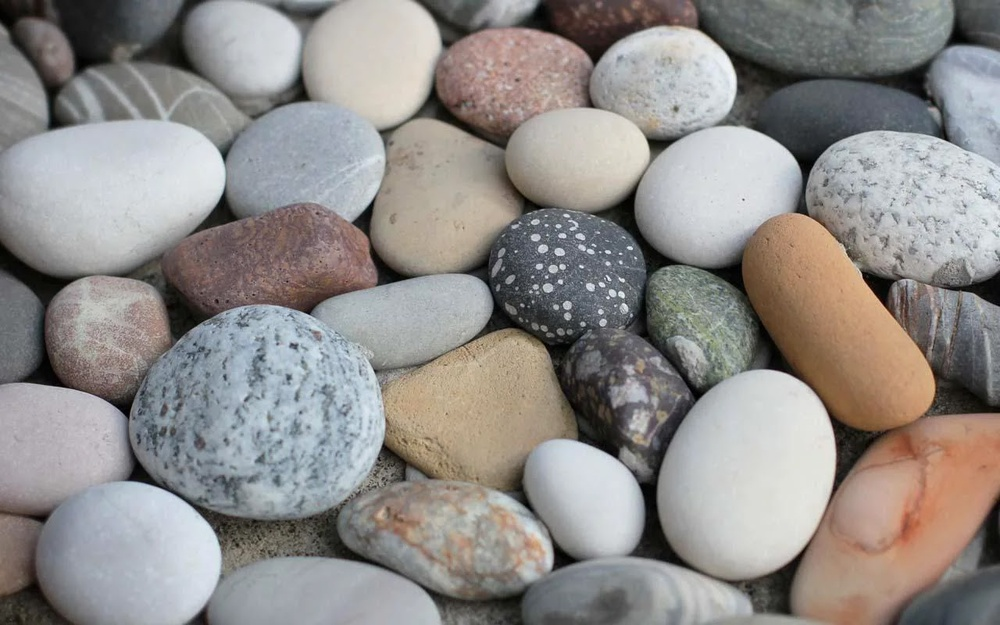
#> input picture Lab3/data/akmuo/stone1.jpg, 1000 x 625 px, shrunk from 1280 x 800 before the run; its folder holds only this picture in this run
$ python Lab3.py   (older library calls are emulated)
#> lines starting #> are read from the running program, lines starting #| are printed output that depends on the picture; long printed decimals are rounded
# -*- coding: utf-8 -*-
"""
Tekstūrų analizė: GLCM, LBP ir paprastas klasifikatorius

Instrukcija:
1) Į katalogą ./data/ sudėkite po kelis pilkumo vaizdus kiekvienai tekstūrai.
   Pvz.:
     ./data/medis/wood1.jpg, wood2.jpg
     ./data/akmuo/stone1.jpg, stone2.jpg
     ./data/zole/grass1.jpg, ...
     ./data/smelis/sand1.jpg, ...
2) Paleiskite šį failą. Skriptas:
   - Perskaitys vaizdus
   - Apskaičiuos GLCM požymius keliomis kryptimis (0°, 45°, 90°, 135°) ir keliomis distancijomis
   - (Papildomai) Apskaičiuos LBP ir parodys LBP žemėlapį pirmam vaizdui
   - Sudarys lentelę (pandas.DataFrame) ir atvaizduos palyginimo grafikus
   - Sukurs paprastą KNN klasifikatorių ir įvertins tikslumą (train/test skaidymas)

Pastaba: Jei ./data/ nėra, skriptas bandys įkelti failą 'wood.jpg' tame pačiame kataloge kaip pavyzdį.
"""

import os
import glob
import numpy as np
import pandas as pd
import cv2
import matplotlib.pyplot as plt
from pathlib import Path

from skimage.feature import graycomatrix, graycoprops, local_binary_pattern
from sklearn.model_selection import train_test_split
from sklearn.neighbors import KNeighborsClassifier
from sklearn.preprocessing import StandardScaler
from sklearn.pipeline import make_pipeline
from sklearn.metrics import classification_report, accuracy_score

from sklearn.model_selection import StratifiedKFold, cross_val_score, cross_val_predict
from sklearn.svm import SVC
from sklearn.metrics import confusion_matrix

# Kur bus saugomi paveikslai (Lab3)
OUT_DIR = Path("lab3_outputs")
OUT_DIR.mkdir(exist_ok=True)

# Pagalbinė funkcija: išsaugo ir uždaro figūrą (be rodymo)
def save_fig(fig, name):
    out_path = OUT_DIR / name
    fig.savefig(out_path, bbox_inches="tight", dpi=150)
    plt.close(fig)
    print(f"Išsaugota: {out_path}")

# ----- Pagalbinės funkcijos -----

def read_gray(path):
    """Nuskaito vaizdą kaip pilkumo (uint8) ir grąžina ndarray."""
    img = cv2.imread(path, cv2.IMREAD_GRAYSCALE)
    if img is None:
        raise FileNotFoundError(f"Nepavyko įkelti vaizdo: {path}")
    # Jei bitų gylis ne 8, suprojektuokime į [0, 255]
    if img.dtype != np.uint8:
        img = cv2.normalize(img, None, 0, 255, cv2.NORM_MINMAX).astype(np.uint8)
    return img


def compute_glcm_features(img, distances=(1, 2), angles_deg=(0, 45, 90, 135), levels=256):
    """Apskaičiuoja GLCM požymius keliomis kryptimis/distancijomis ir grąžina vidurkius.

    Požymiai: kontrastas, energija, homogeniškumas, koreliacija.
    """
    angles = np.deg2rad(angles_deg)
    glcm = graycomatrix(
        img,
        distances=list(distances),
        angles=list(angles),
        levels=levels,
        symmetric=True,
        normed=True,
    )
    feats = {}
    for prop in ("contrast", "energy", "homogeneity", "correlation"):
        vals = graycoprops(glcm, prop)
        feats[prop] = float(np.mean(vals))
    return feats


def compute_lbp_hist(img, P=8, R=1, method="uniform"):
    """LBP žemėlapis ir normalizuota histograma (požymiams)."""
    lbp = local_binary_pattern(img, P=P, R=R, method=method)
    n_bins = P + 2  # 'uniform' atveju
    hist, _ = np.histogram(lbp.ravel(), bins=n_bins, range=(0, n_bins), density=True)
    return lbp.astype(np.float32), hist.astype(np.float32)


def collect_dataset(data_dir="./data"):
    """Surenka (label, path) poras iš ./data/<label>/*.jpg|png|jpeg"""
#> called with data_dir = './data'
    if not os.path.isdir(data_dir):
        return []
    patterns = ["*.jpg", "*.jpeg", "*.png", "*.bmp", "*.tif", "*.tiff"]
    samples = []
    for label in sorted(os.listdir(data_dir)):
        cls_dir = os.path.join(data_dir, label)
        if not os.path.isdir(cls_dir):
            continue
        for pat in patterns:
            for p in glob.glob(os.path.join(cls_dir, pat)):
                samples.append((label, p))
#> pass 2 of the loop in collect_dataset, `for label in sorted(os.listdir(data_dir)):`:
    return samples


# ----- Vizualizacijos -----

def plot_feature_bars(df_means, features=("contrast", "energy", "homogeneity", "correlation")):
    """Nubraižo atskirus stulpelinius grafikus kiekvienam požymiui."""
    for feat in features:
        if feat not in df_means.columns:
            continue
        fig = plt.figure()
        df_means[feat].plot(kind="bar")
        plt.title(f"Požymio '{feat}' vidurkis pagal tekstūrą")
        plt.xlabel("Tekstūra")
        plt.ylabel(feat)
        plt.tight_layout()
        safe_name = feat.replace(" ", "_")
        save_fig(fig, f"01_bars_{safe_name}.png")


def main():
    samples = collect_dataset("./data")

    # Jei nerasta ./data, bandome vieną paveikslą kaip demonstraciją
    if len(samples) == 0:
        demo_path = "wood.jpg"
        if os.path.isfile(demo_path):
            samples = [("medis", demo_path)]
            print("[Įspėjimas] Nerastas ./data/, naudojamas pavyzdinis 'wood.jpg'.")
        else:
            print("[Klaida] Nerasta ./data/ ir failo 'wood.jpg'. Įkelkite vaizdus pagal instrukcijas ir paleiskite dar kartą.")
            return

    records = []
    first_img_for_lbp = None
    first_img_path = None

    for label, path in samples:
        img = read_gray(path)
#> in read_gray, `img = cv2.imread(path, cv2.IMREAD_GRAYSCALE)`:
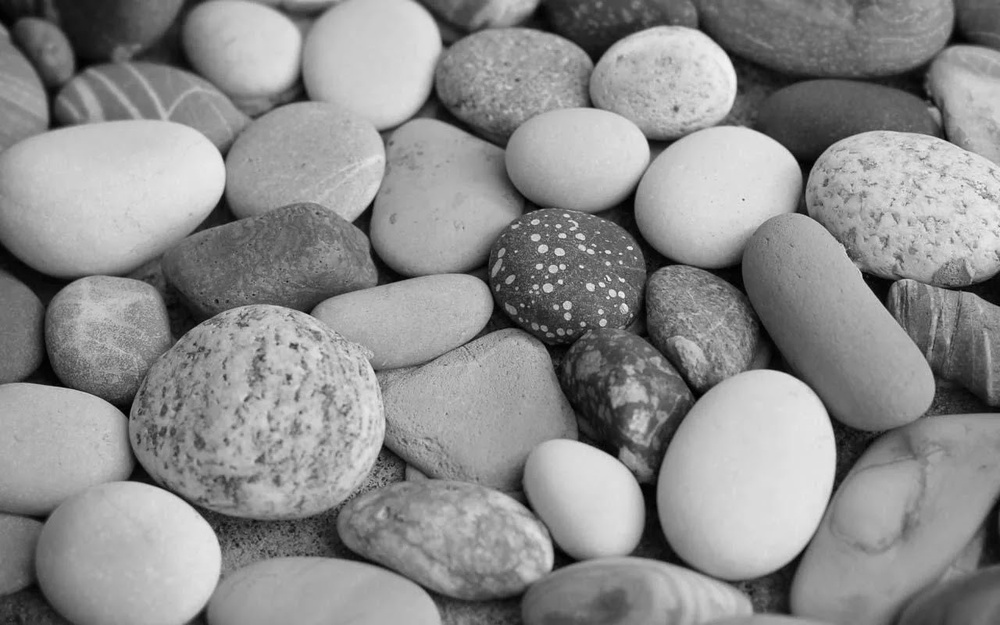
#> img: shape (625, 1000); min 0, max 248, mean 140.8
        if first_img_for_lbp is None:
            first_img_for_lbp = img
            first_img_path = path
        glcm_feats = compute_glcm_features(img)
#> the loop in compute_glcm_features, `for prop in ("contrast", "energy", "homogeneity", "correlation"):` made 4 passes
#> vals on passes 1, 3, 4: [[72.55, 120, 80.14, 143.2], [201.6, 120, 219.6, 143.2]], [[0.341, 0.288, 0.35, 0.275], [0.239, 0.288, 0.252, 0.275]], [[0.988, 0.979, 0.986, 0.976], [0.966, 0.979, 0.962, 0.976]]
#> after the loop in compute_glcm_features, `for prop in ("contrast", "energy", "homogeneity", "correlation"):`: feats = {'contrast': 137.5, 'energy': 0.0206, 'homogeneity': 0.289, 'correlation': 0.976}
#> glcm_feats has the same summary as feats in compute_glcm_features
        rec = {
            "label": label,
            "path": path,
            **glcm_feats,
        }
#> rec = {'label': 'akmuo', 'path': './data/akmuo/stone1.jpg', 'contrast': 137.5, 'energy': 0.0206, 'homogeneity': 0.289, 'correlation': 0.976}
        records.append(rec)
#> pass 2 of the loop in main, `for label, path in samples:`:
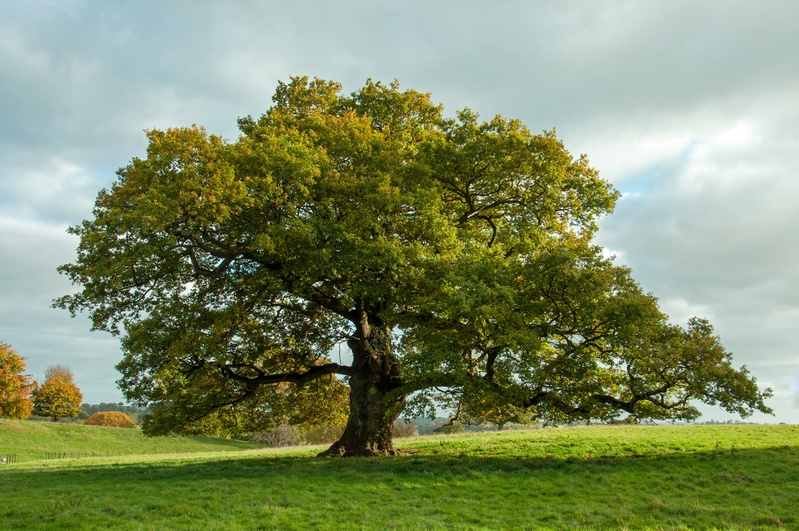
#> input picture Lab3/data/medis/wood1.jpeg, 799 x 531 px, shrunk from 1023 x 680 before the run
#> in read_gray (call 2), `img = cv2.imread(path, cv2.IMREAD_GRAYSCALE)`:
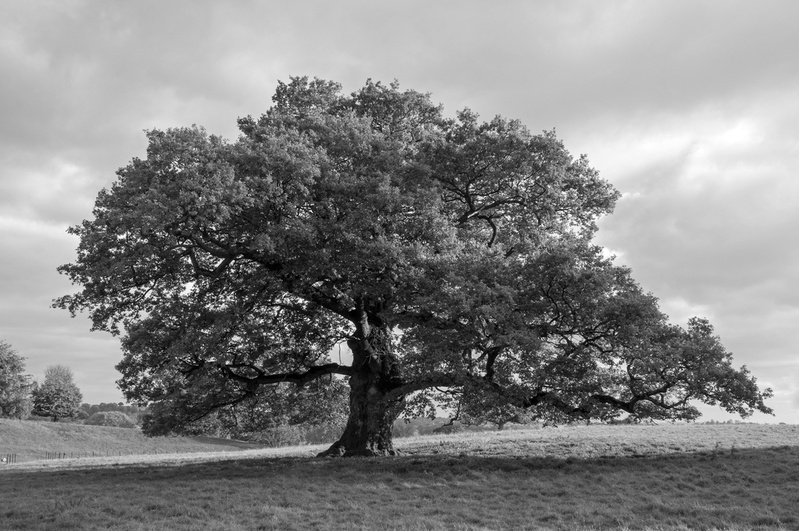
#> img: shape (531, 799); min 0, max 255, mean 131.3
#> the loop in compute_glcm_features (call 2), `for prop in ("contrast", "energy", "homogeneity", "correlation"):` made 4 passes
#> vals on passes 1, 3, 4: [[394.2, 614.7, 478, 623.5], [743.8, 614.7, 898.9, 623.5]], [[0.338, 0.277, 0.298, 0.279], [0.281, 0.277, 0.23, 0.279]], [[0.956, 0.931, 0.946, 0.93], [0.917, 0.931, 0.899, 0.93]]
#> glcm_feats = {'contrast': 623.9, 'energy': 0.0344, 'homogeneity': 0.282, 'correlation': 0.93}
#> rec = {'label': 'medis', 'path': './data/medis/wood1.jpeg', 'contrast': 623.9, 'energy': 0.0344, 'homogeneity': 0.282, 'correlation': 0.93}

    df = pd.DataFrame.from_records(records)
#> df = table of 2 rows and 6 columns
    print("\n--- GLCM požymių lentelė ---")
    print(df[["label", "contrast", "energy", "homogeneity", "correlation"]])
#|    label    contrast    energy  homogeneity  correlation
#| 0  akmuo  137.544  0.02059     0.2886     0.9765
#| 1  medis  623.903  0.03436     0.2824     0.9301

    # Grupės vidurkiai pagal tekstūrą (label)
    df_means = (
        df.groupby("label")[
            ["contrast", "energy", "homogeneity", "correlation"]
        ]
        .mean(numeric_only=True)
        .sort_index()
    )
#> df_means = table of 2 rows and 4 columns

    # Grafikai: kiekvienam požymiui atskiras bar chart
    plot_feature_bars(df_means)
#> the loop in plot_feature_bars, `for feat in features:` made 4 passes
#> pass 1, in save_fig, `fig.savefig(out_path, bbox_inches="tight", dpi=150)`:
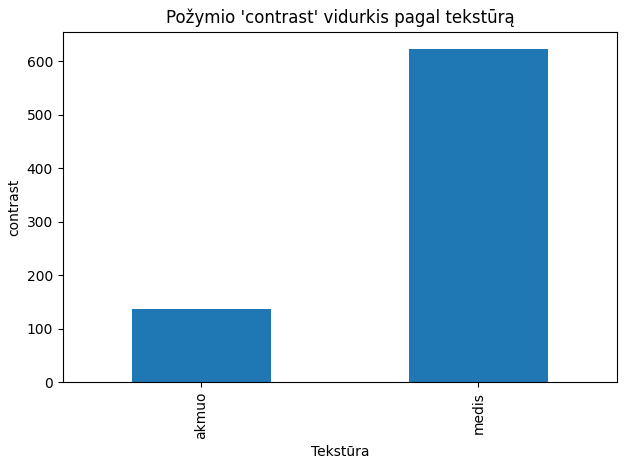
#> figure drawn by matplotlib, 1 panel
#> pass 2, in save_fig (call 2), `fig.savefig(out_path, bbox_inches="tight", dpi=150)`:
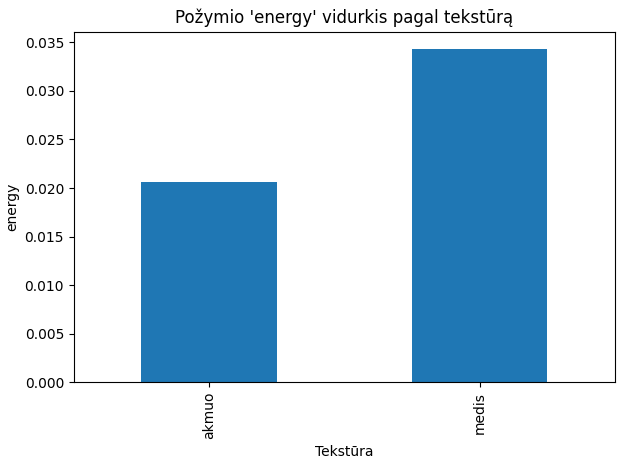
#> figure drawn by matplotlib, 1 panel

    # (Papildoma) LBP demonstracija pirmam vaizdui
    if first_img_for_lbp is not None:
        lbp_map, lbp_hist = compute_lbp_hist(first_img_for_lbp, P=8, R=1, method="uniform")
#> in compute_lbp_hist, `lbp = local_binary_pattern(img, P=P, R=R, method=method)`:
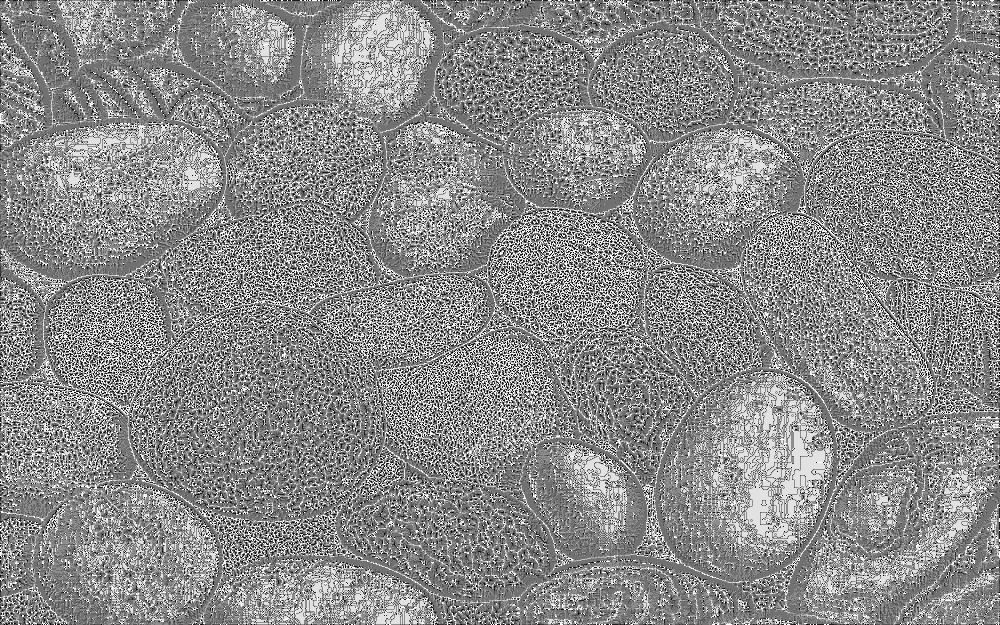
#> lbp: shape (625, 1000) float64; min 0, max 9, mean 4.89; drawn with min black and max white
#> in compute_lbp_hist, `hist, _ = np.histogram(lbp.ravel(), bins=n_bins, range=(0, n_bins), de..`: hist = [0.0283, 0.05, 0.0398, 0.133, 0.223, 0.197, 0.0814, 0.0661, 0.101, 0.0817]
#> lbp_hist has the same summary as hist in compute_lbp_hist
        fig_orig = plt.figure()
        plt.imshow(first_img_for_lbp, cmap="gray")
        plt.title(f"Originalus vaizdas: {os.path.basename(first_img_path)}")
        plt.axis("off")
        save_fig(fig_orig, "10_originalus_pirmas.png")

        fig_lbp = plt.figure()
        plt.imshow(lbp_map, cmap="gray")
        plt.title("LBP tekstūros žemėlapis (P=8, R=1, 'uniform')")
        plt.axis("off")
        save_fig(fig_lbp, "11_lbp_zemelapis.png")

        fig_lbp_hist = plt.figure()
        plt.plot(lbp_hist)
        plt.title("LBP histogramą (normalizuota)")
        plt.xlabel("LBP reikšmė")
        plt.ylabel("Dažnis")
        plt.tight_layout()
        save_fig(fig_lbp_hist, "12_lbp_histograma.png")
#> in save_fig (call 7), `fig.savefig(out_path, bbox_inches="tight", dpi=150)`:
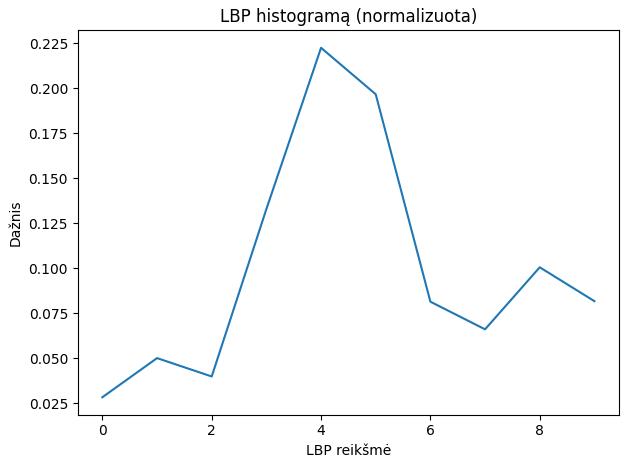
#> figure drawn by matplotlib, 1 panel; curve peaks at x = 4, y = 0.223

    # Paprastas klasifikatorius su GLCM požymiais (jei turime >= 2 klasių)
    unique_labels = df["label"].unique()
    class_counts = df["label"].value_counts()
    min_count = int(class_counts.min()) if len(class_counts) > 0 else 0
#> min_count = 1

    if len(unique_labels) >= 2 and len(df) >= len(unique_labels) * 2:
        X = df[["contrast", "energy", "homogeneity", "correlation"]].values
        y = df["label"].values

        # Parinktys: naudok KNN (numatyta) arba SVM
        use_svm = False  # pakeisk į True jei nori SVM (RBF)
        if use_svm:
            base_clf = SVC(kernel="rbf", C=10.0, gamma="scale")
        else:
            # KNN pritaikytas mažoms imtims: n_neighbors=1, svertai pagal atstumą
            base_clf = KNeighborsClassifier(n_neighbors=1, weights="distance")

        clf = make_pipeline(StandardScaler(), base_clf)

        # Jei kiekvienoje klasėje turime bent po 2 pavyzdžius – daryk stratified CV
        if min_count >= 2:
            n_splits = min(5, min_count)
            skf = StratifiedKFold(n_splits=n_splits, shuffle=True, random_state=42)
            scores = cross_val_score(clf, X, y, cv=skf)
            y_pred = cross_val_predict(clf, X, y, cv=skf)

            print("\n--- Klasifikatorius (GLCM požymiai, stratified CV) ---")
            print(f"Tikslumas (vidurkis per {n_splits}-fold): {np.mean(scores):.3f} ± {np.std(scores):.3f}")
            print(classification_report(y, y_pred, zero_division=0))
            print("Sumišimo matrica (confusion matrix):")
            print(confusion_matrix(y, y_pred, labels=sorted(unique_labels)))
        else:
            # Atsarginis variantas labai mažoms imtims: paprastas train/test skaidymas
            X_train, X_test, y_train, y_test = train_test_split(
                X, y, test_size=0.3, random_state=42, stratify=y if len(df) >= len(unique_labels) * 2 else None
            )
            clf.fit(X_train, y_train)
            y_pred = clf.predict(X_test)

            print("\n--- Klasifikatorius (GLCM požymiai, hold-out) ---")
            print(f"Tikslumas: {accuracy_score(y_test, y_pred):.3f}")
            print(classification_report(y_test, y_pred, zero_division=0))
            print("Sumišimo matrica (confusion matrix):")
            print(confusion_matrix(y_test, y_pred, labels=sorted(unique_labels)))
    else:
        print("\n[Pastaba] Klasifikatoriui reikia bent 2 klasių ir bent po kelis pavyzdžius kiekvienoje klasėje. Įkelkite daugiau vaizdų į ./data/<klasė>/...")

    # Papildoma: parodyti vieno vaizdo GLCM požymius aiškiai
    example_row = df.iloc[0]
    print(
        f"\nPavyzdžio požymiai ({os.path.basename(example_row['path'])}, klasė '{example_row['label']}'):\n"
        f"  Kontrastas:    {example_row['contrast']:.3f}\n"
        f"  Energija:      {example_row['energy']:.3f}\n"
        f"  Homogeniškumas:{example_row['homogeneity']:.3f}\n"
        f"  Koreliacija:   {example_row['correlation']:.3f}\n"
    )
#| Pavyzdžio požymiai (stone1.jpg, klasė 'akmuo'):
#|   Kontrastas:    137.544
#|   Energija:      0.021
#|   Homogeniškumas:0.289
#|   Koreliacija:   0.976
    print(f"Visi Lab3 paveikslai išsaugoti aplanke: {OUT_DIR.resolve()}")


if __name__ == "__main__":
    main()
